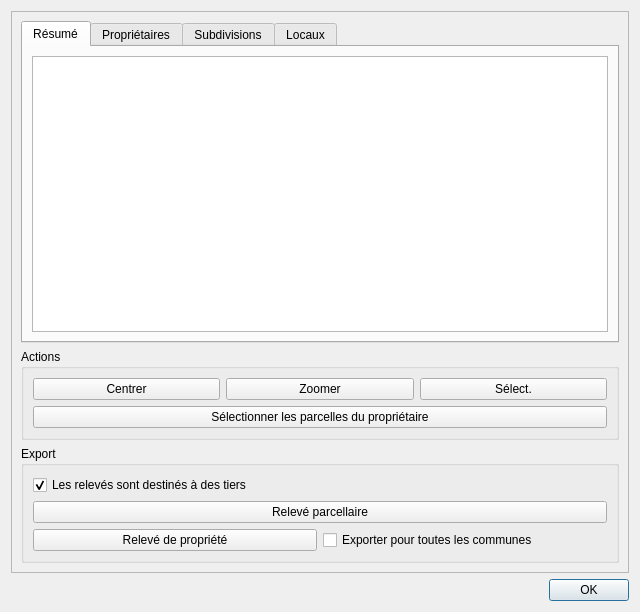
<?xml version="1.0" encoding="UTF-8"?>
<ui version="4.0">
 <class>cadastre_parcelle_form</class>
 <widget class="QDialog" name="cadastre_parcelle_form">
  <property name="geometry">
   <rect>
    <x>0</x>
    <y>0</y>
    <width>640</width>
    <height>612</height>
   </rect>
  </property>
  <property name="windowTitle">
   <string>Cadastre - Informations Parcelle</string>
  </property>
  <layout class="QVBoxLayout" name="verticalLayout">
   <item>
    <widget class="QScrollArea" name="scrollArea">
     <property name="widgetResizable">
      <bool>true</bool>
     </property>
     <widget class="QWidget" name="scrollAreaWidgetContents">
      <property name="geometry">
       <rect>
        <x>0</x>
        <y>0</y>
        <width>620</width>
        <height>561</height>
       </rect>
      </property>
      <layout class="QVBoxLayout" name="verticalLayout_2">
       <item>
        <widget class="QTabWidget" name="tabWidget">
         <property name="currentIndex">
          <number>0</number>
         </property>
         <widget class="QWidget" name="tab_4">
          <attribute name="title">
           <string>Résumé</string>
          </attribute>
          <layout class="QVBoxLayout" name="verticalLayout_8">
           <item>
            <widget class="QTextEdit" name="parcelleInfo">
             <property name="undoRedoEnabled">
              <bool>false</bool>
             </property>
             <property name="readOnly">
              <bool>true</bool>
             </property>
            </widget>
           </item>
          </layout>
         </widget>
         <widget class="QWidget" name="tab">
          <attribute name="title">
           <string>Propriétaires</string>
          </attribute>
          <layout class="QVBoxLayout" name="verticalLayout_6">
           <item>
            <widget class="QTextEdit" name="proprietairesInfo">
             <property name="undoRedoEnabled">
              <bool>false</bool>
             </property>
             <property name="lineWrapMode">
              <enum>QTextEdit::NoWrap</enum>
             </property>
             <property name="readOnly">
              <bool>true</bool>
             </property>
            </widget>
           </item>
          </layout>
         </widget>
         <widget class="QWidget" name="tab_2">
          <attribute name="title">
           <string>Subdivisions</string>
          </attribute>
          <layout class="QVBoxLayout" name="verticalLayout_4">
           <item>
            <widget class="QTextEdit" name="subdivisionsInfo">
             <property name="undoRedoEnabled">
              <bool>false</bool>
             </property>
             <property name="lineWrapMode">
              <enum>QTextEdit::NoWrap</enum>
             </property>
             <property name="readOnly">
              <bool>true</bool>
             </property>
            </widget>
           </item>
          </layout>
         </widget>
         <widget class="QWidget" name="tab_3">
          <attribute name="title">
           <string>Locaux</string>
          </attribute>
          <layout class="QVBoxLayout" name="verticalLayout_7">
           <item>
            <widget class="QTextEdit" name="locauxInfo">
             <property name="undoRedoEnabled">
              <bool>false</bool>
             </property>
             <property name="lineWrapMode">
              <enum>QTextEdit::NoWrap</enum>
             </property>
             <property name="readOnly">
              <bool>true</bool>
             </property>
            </widget>
           </item>
          </layout>
         </widget>
        </widget>
       </item>
       <item>
        <widget class="QGroupBox" name="groupBox_3">
         <property name="title">
          <string>Actions</string>
         </property>
         <layout class="QVBoxLayout" name="verticalLayout_5">
          <item>
           <layout class="QHBoxLayout" name="horizontalLayout_2">
            <item>
             <widget class="QPushButton" name="btCentrer">
              <property name="text">
               <string>Centrer</string>
              </property>
             </widget>
            </item>
            <item>
             <widget class="QPushButton" name="btZoomer">
              <property name="text">
               <string>Zoomer</string>
              </property>
             </widget>
            </item>
            <item>
             <widget class="QPushButton" name="btSelectionner">
              <property name="text">
               <string>Sélect.</string>
              </property>
             </widget>
            </item>
           </layout>
          </item>
          <item>
           <layout class="QHBoxLayout" name="horizontalLayout_3">
            <item>
             <widget class="QPushButton" name="btParcellesProprietaire">
              <property name="text">
               <string>Sélectionner les parcelles du propriétaire</string>
              </property>
             </widget>
            </item>
           </layout>
          </item>
         </layout>
        </widget>
       </item>
       <item>
        <widget class="QGroupBox" name="groupBox">
         <property name="title">
          <string>Export</string>
         </property>
         <layout class="QVBoxLayout" name="verticalLayout_3">
          <item>
           <widget class="QCheckBox" name="combo_for_third_party">
            <property name="toolTip">
             <string>Lorsque cette case est cochée, les dates et lieux de naissance des propriétaires ne sont pas exportés dans les relevés PDF.</string>
            </property>
            <property name="text">
             <string>Les relevés sont destinés à des tiers</string>
            </property>
            <property name="checked">
             <bool>true</bool>
            </property>
           </widget>
          </item>
          <item>
           <layout class="QHBoxLayout" name="horizontalLayout">
            <item>
             <widget class="QPushButton" name="btExportParcelle">
              <property name="text">
               <string>Relevé parcellaire</string>
              </property>
             </widget>
            </item>
           </layout>
          </item>
          <item>
           <layout class="QHBoxLayout" name="horizontalLayout_4">
            <item>
             <widget class="QPushButton" name="btExportProprietaire">
              <property name="text">
               <string>Relevé de propriété</string>
              </property>
             </widget>
            </item>
            <item>
             <widget class="QCheckBox" name="cbExportAllCities">
              <property name="toolTip">
               <string>Cocher cette case permet d'exporter le relevé de propriété pour toutes les communes. Cela peut être très long !</string>
              </property>
              <property name="text">
               <string>Exporter pour toutes les communes</string>
              </property>
             </widget>
            </item>
           </layout>
          </item>
         </layout>
        </widget>
       </item>
      </layout>
     </widget>
    </widget>
   </item>
   <item>
    <widget class="QDialogButtonBox" name="buttonBox">
     <property name="standardButtons">
      <set>QDialogButtonBox::Ok</set>
     </property>
    </widget>
   </item>
  </layout>
 </widget>
 <tabstops>
  <tabstop>scrollArea</tabstop>
  <tabstop>btExportParcelle</tabstop>
  <tabstop>btCentrer</tabstop>
  <tabstop>btZoomer</tabstop>
  <tabstop>btSelectionner</tabstop>
  <tabstop>buttonBox</tabstop>
 </tabstops>
 <resources/>
 <connections/>
</ui>
